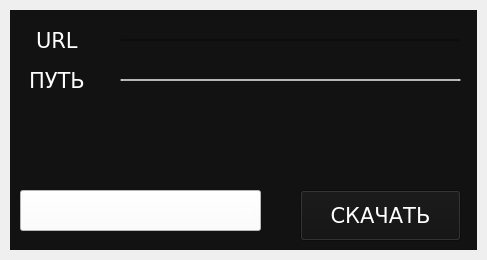
<?xml version="1.0" encoding="UTF-8"?>
<ui version="4.0">
 <class>MainWindow</class>
 <widget class="QMainWindow" name="MainWindow">
  <property name="geometry">
   <rect>
    <x>0</x>
    <y>0</y>
    <width>487</width>
    <height>260</height>
   </rect>
  </property>
  <property name="windowTitle">
   <string>YouTube downloader</string>
  </property>
  <property name="styleSheet">
   <string notr="true">QMainWindowt {
    background-color: #121212;
    color: white;
    font-family: Verdana;
    font-size: 16pt;
    margin: 10px;
}</string>
  </property>
  <widget class="QWidget" name="centralwidget">
   <property name="styleSheet">
    <string notr="true">QWidget {
    background-color: #121212;
    color: white;
    font-family: Verdana;
    font-size: 16pt;
    margin: 10px;
}</string>
   </property>
   <widget class="QLineEdit" name="lineEdit">
    <property name="geometry">
     <rect>
      <x>110</x>
      <y>30</y>
      <width>361</width>
      <height>20</height>
     </rect>
    </property>
    <property name="minimumSize">
     <size>
      <width>230</width>
      <height>0</height>
     </size>
    </property>
    <property name="maximumSize">
     <size>
      <width>16777215</width>
      <height>20</height>
     </size>
    </property>
    <property name="tabletTracking">
     <bool>false</bool>
    </property>
    <property name="autoFillBackground">
     <bool>true</bool>
    </property>
    <property name="styleSheet">
     <string notr="true">
    color: white;
    font-family: Verdana;
    font-size: 16pt;
    margin: 10px;

</string>
    </property>
    <property name="text">
     <string/>
    </property>
   </widget>
   <widget class="QLabel" name="label">
    <property name="geometry">
     <rect>
      <x>20</x>
      <y>20</y>
      <width>74</width>
      <height>41</height>
     </rect>
    </property>
    <property name="maximumSize">
     <size>
      <width>16777215</width>
      <height>41</height>
     </size>
    </property>
    <property name="styleSheet">
     <string notr="true">border:none</string>
    </property>
    <property name="text">
     <string>URL</string>
    </property>
   </widget>
   <widget class="QPushButton" name="pushButton">
    <property name="geometry">
     <rect>
      <x>290</x>
      <y>180</y>
      <width>181</width>
      <height>71</height>
     </rect>
    </property>
    <property name="text">
     <string>СКАЧАТЬ</string>
    </property>
   </widget>
   <widget class="QLineEdit" name="lineEdit_2">
    <property name="geometry">
     <rect>
      <x>110</x>
      <y>70</y>
      <width>361</width>
      <height>20</height>
     </rect>
    </property>
    <property name="minimumSize">
     <size>
      <width>230</width>
      <height>0</height>
     </size>
    </property>
    <property name="maximumSize">
     <size>
      <width>16777215</width>
      <height>20</height>
     </size>
    </property>
    <property name="tabletTracking">
     <bool>false</bool>
    </property>
    <property name="autoFillBackground">
     <bool>true</bool>
    </property>
    <property name="styleSheet">
     <string notr="true">QLineEdit {
    background-color: #ffffff;
    color: white;
    font-family: Verdana;
    font-size: 16pt;
    margin: 10px;
}</string>
    </property>
    <property name="text">
     <string/>
    </property>
   </widget>
   <widget class="QLabel" name="label_2">
    <property name="geometry">
     <rect>
      <x>13</x>
      <y>60</y>
      <width>81</width>
      <height>41</height>
     </rect>
    </property>
    <property name="maximumSize">
     <size>
      <width>16777215</width>
      <height>41</height>
     </size>
    </property>
    <property name="text">
     <string>ПУТЬ</string>
    </property>
   </widget>
   <widget class="QComboBox" name="comboBox">
    <property name="geometry">
     <rect>
      <x>10</x>
      <y>180</y>
      <width>261</width>
      <height>61</height>
     </rect>
    </property>
    <property name="mouseTracking">
     <bool>false</bool>
    </property>
    <property name="tabletTracking">
     <bool>false</bool>
    </property>
    <property name="autoFillBackground">
     <bool>false</bool>
    </property>
    <property name="styleSheet">
     <string notr="true">
QComboBox {
    background-color: #ffffff;
    color: white;
    font-family: Verdana;
    font-size: 16pt;
    margin: 10px;
}</string>
    </property>
    <property name="editable">
     <bool>false</bool>
    </property>
    <property name="duplicatesEnabled">
     <bool>false</bool>
    </property>
   </widget>
  </widget>
 </widget>
 <resources/>
 <connections/>
</ui>
